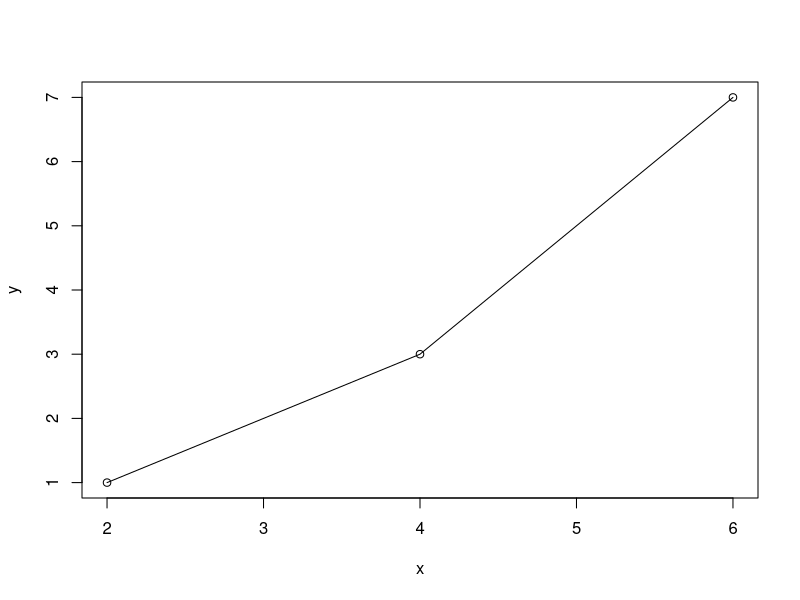

Reproduce this figure in R.
## ---- chunk 1
knitr::opts_chunk$set(
    echo = TRUE, # show all code
    tidy = FALSE, # cleaner code printing
    size = "small", # smaller code
    
    fig.path = "figures/", #graphics location
    out.width = "100%",

    message = FALSE,
    warning = FALSE
    )

#create a colour pallete for our analysis
col_1 <- "#00AFBB"
col_2 <- "#E69F00"
col_3 <- "blueviolet"
#colour-blind friendly red/green
col_red <- "#DC3220"
col_green <- "#40B0A6"
## ---- chunk 2

x <- c(2,4,6)
y <- c(1,3,7)
plot(y~x)
lines(x,y)

## ---- chunk 3
summary(cars)
